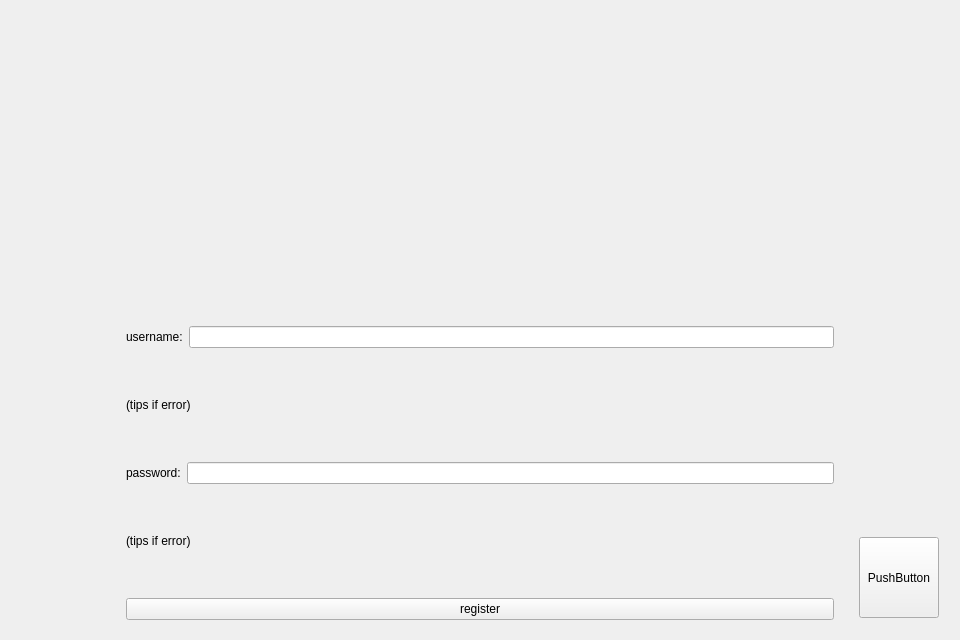
<?xml version="1.0" encoding="UTF-8"?>
<ui version="4.0">
 <class>Register</class>
 <widget class="QWidget" name="Register">
  <property name="geometry">
   <rect>
    <x>0</x>
    <y>0</y>
    <width>960</width>
    <height>640</height>
   </rect>
  </property>
  <property name="windowTitle">
   <string>Form</string>
  </property>
  <layout class="QGridLayout" name="gridLayout_2">
   <item row="0" column="0">
    <layout class="QVBoxLayout" name="verticalLayout_2">
     <item>
      <widget class="QWidget" name="widget_top_r" native="true">
       <property name="sizePolicy">
        <sizepolicy hsizetype="Preferred" vsizetype="Fixed">
         <horstretch>0</horstretch>
         <verstretch>0</verstretch>
        </sizepolicy>
       </property>
       <property name="minimumSize">
        <size>
         <width>0</width>
         <height>300</height>
        </size>
       </property>
       <property name="styleSheet">
        <string notr="true">border-image: url(:/pic/test.png);</string>
       </property>
      </widget>
     </item>
     <item>
      <layout class="QHBoxLayout" name="horizontalLayout_3">
       <item>
        <widget class="QWidget" name="widget_left_r" native="true">
         <property name="sizePolicy">
          <sizepolicy hsizetype="Fixed" vsizetype="Preferred">
           <horstretch>0</horstretch>
           <verstretch>0</verstretch>
          </sizepolicy>
         </property>
         <property name="minimumSize">
          <size>
           <width>100</width>
           <height>0</height>
          </size>
         </property>
        </widget>
       </item>
       <item>
        <widget class="QWidget" name="widget_main_r" native="true">
         <layout class="QGridLayout" name="gridLayout">
          <item row="0" column="0">
           <layout class="QVBoxLayout" name="verticalLayout">
            <item>
             <layout class="QHBoxLayout" name="horizontalLayout_2">
              <item>
               <widget class="QLabel" name="label_username_r">
                <property name="text">
                 <string>username:</string>
                </property>
               </widget>
              </item>
              <item>
               <widget class="QLineEdit" name="lineEdit_usernam_r"/>
              </item>
             </layout>
            </item>
            <item>
             <widget class="QLabel" name="label_username_prompt">
              <property name="text">
               <string>(tips if error)</string>
              </property>
             </widget>
            </item>
            <item>
             <layout class="QHBoxLayout" name="horizontalLayout">
              <item>
               <widget class="QLabel" name="label_password_r">
                <property name="text">
                 <string>password:</string>
                </property>
               </widget>
              </item>
              <item>
               <widget class="QLineEdit" name="lineEdit_password_r"/>
              </item>
             </layout>
            </item>
            <item>
             <widget class="QLabel" name="label_password_prompt">
              <property name="text">
               <string>(tips if error)</string>
              </property>
             </widget>
            </item>
            <item>
             <widget class="QPushButton" name="pushButton_register_r">
              <property name="text">
               <string>register</string>
              </property>
             </widget>
            </item>
           </layout>
          </item>
         </layout>
        </widget>
       </item>
       <item>
        <widget class="QWidget" name="widget_right_r" native="true">
         <property name="sizePolicy">
          <sizepolicy hsizetype="Fixed" vsizetype="Preferred">
           <horstretch>0</horstretch>
           <verstretch>0</verstretch>
          </sizepolicy>
         </property>
         <property name="minimumSize">
          <size>
           <width>100</width>
           <height>0</height>
          </size>
         </property>
         <widget class="QPushButton" name="pushButton">
          <property name="geometry">
           <rect>
            <x>10</x>
            <y>220</y>
            <width>80</width>
            <height>81</height>
           </rect>
          </property>
          <property name="text">
           <string>PushButton</string>
          </property>
         </widget>
        </widget>
       </item>
      </layout>
     </item>
    </layout>
   </item>
  </layout>
 </widget>
 <resources/>
 <connections/>
</ui>
